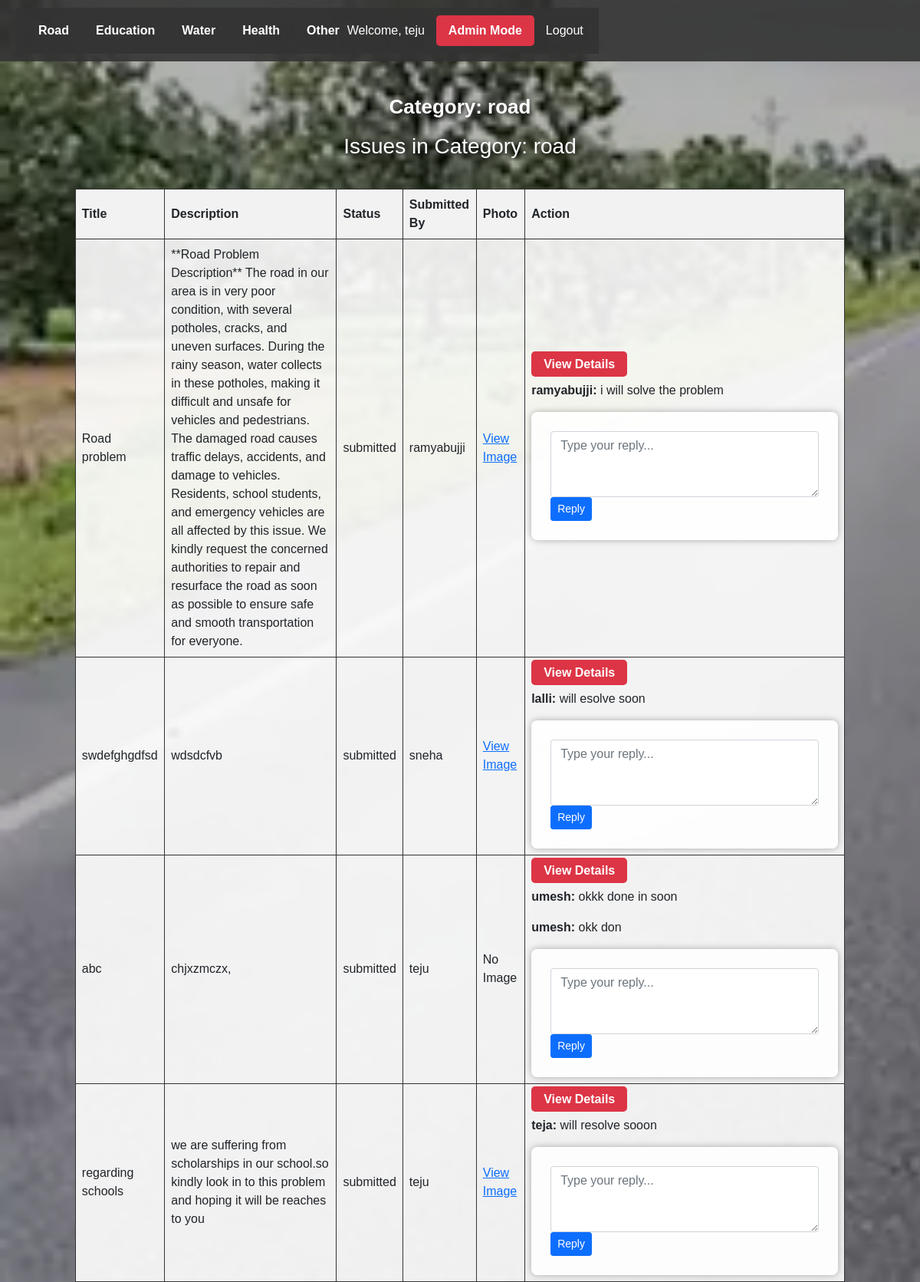
Page /categories/road/ (signed in) on the committed database.
### reports/models.py (models this page shows, shortened)
class Issue(models.Model):
    CATEGORY_CHOICES = [
        ('road', 'Road'),
        ('education', 'Education'),
        ('water', 'Water'),
        ('health', 'Health'),
        ('other', 'Other'),
    ]
    STATUS_CHOICES = [
        ('submitted', 'Submitted'),
        ('in_progress', 'In Progress'),
        ('resolved', 'Resolved'),
    ]
    title = models.CharField(max_length=200)
    description = models.TextField()
    photo = models.ImageField(upload_to='issues/', blank=True, null=True)
    category = models.CharField(max_length=50, choices=CATEGORY_CHOICES)
    custom_category = models.CharField(
        max_length=100,
        blank=True,
        null=True
    )
    status = models.CharField(
        max_length=50,
        choices=STATUS_CHOICES,
        default='submitted'
    )
    created_at = models.DateTimeField(auto_now_add=True)
    submitted_by = models.ForeignKey(
        User,
        on_delete=models.CASCADE
    )
    department = models.ForeignKey(
        Department,
        on_delete=models.SET_NULL,
        null=True,
        blank=True
    )

class Reply(models.Model):
    issue = models.ForeignKey(
        Issue,
        on_delete=models.CASCADE,
        related_name="replies"
    )
    author = models.ForeignKey(
        User,
        on_delete=models.CASCADE
    )
    message = models.TextField()
    created_at = models.DateTimeField(auto_now_add=True)
    is_admin_reply = models.BooleanField(default=True)

### reports/views.py (the view, shortened to what this page needs)
@login_required
def issues_by_category(request, category):
    categories = Issue.CATEGORY_CHOICES
    custom_categories = (
        Issue.objects
        .exclude(custom_category__isnull=True)
        .exclude(custom_category="")
        .values_list("custom_category", flat=True)
        .distinct()
    )
    issues = Issue.objects.filter(
        Q(category=category) |
        Q(custom_category=category)
    ).order_by("-created_at")
    reply_form = ReplyForm()
    return render(
        request,
        "reports/category_list.html",
        {
            "categories": categories,
            "custom_categories": custom_categories,
            "issues": issues,
            "selected_category": category,
            "reply_form": reply_form,
        }
    )

### reports/forms.py
class ReplyForm(forms.ModelForm):
    class Meta:
        model = Reply
        fields = ['message']
        widgets = {
            'message': forms.Textarea(
                attrs={
                    'rows': 3,
                    'class': 'form-control',
                    'placeholder': 'Type your reply...'
                }
            )
        }

### templates/reports/category_list.html (shortened to what this page needs)
{% load static %}
<!DOCTYPE html>
<html>
<head>
    <link href="https://cdn.jsdelivr.net/npm/bootstrap@5.1.3/dist/css/bootstrap.min.css" rel="stylesheet">
</head>
<body>
    <header>
       <header>
    <div class="categories">
        {% for code, name in categories %}
            <a href="{% url 'issues_by_category' code %}">
                {{ name }}
            </a>
        {% endfor %}
    </div>
    <div class="auth-links">
        {% if request.user.is_authenticated %}
            <span>Welcome, {{ request.user.username }}</span>
            {% if request.user.is_superuser %}
                <a href="{% url 'category_list' %}" class="admin-btn">
                    Admin Mode
                </a>
            {% endif %}
            <a href="{% url 'logout' %}">Logout</a>
        {% else %}
            <a href="{% url 'login' %}">Login</a>
            <a href="{% url 'signup' %}">Signup</a>
            <a href="{% url 'admin_login' %}" class="admin-btn">
                Admin Panel
            </a>
        {% endif %}
    </div>
</header>
    </header>
    <div class="container">
        {% if selected_category %}
    <div class="category-heading">Category: {{ selected_category }}</div>
        {% endif %}
        {% if issues %}
        <h3 style="color:#fff; text-shadow:2px 2px 6px rgba(0,0,0,0.8);">
            Issues in Category: {{ selected_category }}
        </h3>
        <table>
            <thead>
                <tr>
                    <th>Title</th><th>Description</th><th>Status</th>
                    <th>Submitted By</th><th>Photo</th><th>Action</th>
                </tr>
            </thead>
            <tbody>
                {% for issue in issues %}
                <tr>
                    <td>{{ issue.title }}</td>
                    <td>{{ issue.description }}</td>
                    <td>{{ issue.status }}</td>
                    <td>{{ issue.submitted_by.username }}</td>
                    <td>
                        {% if issue.photo %}
                          <a href="{{ issue.photo.url }}" target="_blank">View Image</a>
                        {% else %}
                          No Image
                        {% endif %}
                    </td>
                     <td>
        <a href="{% url 'issue_detail' issue.id %}" class="admin-btn">
            View Details
        </a>
    <div style="margin-top:10px;">
        {% if issue.replies.exists %}
            {% for reply in issue.replies.all %}
                <p><strong>{{ reply.author.username }}:</strong> {{ reply.message }}</p>
            {% endfor %}
        {% else %}
            <p>No replies yet</p>
        {% endif %}
    </div>
    {% if request.user.is_superuser %}
        <form method="post" style="margin-top:10px;">
            {{ reply_form.message }}
            <button type="submit" class="btn btn-sm btn-primary">Reply</button>
        </form>
    {% endif %}
</td>
                </tr>
                {% endfor %}
            </tbody>
        </table>
        {% endif %}
    </div>
</body>
</html>

### rows in the picture
Issue: title "Road problem", description "**Road Problem Description** The road in our area is in very poor condition, with several potholes, cracks, and uneven surfaces. During the rainy season, water collects in these potholes, making it difficult and unsafe for vehicles and pedestrians. The damaged road causes traffic delays, accidents, and damage to vehicles. Residents, school students, and emergency vehicles are all affected by this issue. We kindly request the concerned authorities to repair and resurface the road as soon as possible to ensure safe and smooth transportation for everyone.", status "submitted", submitted_by.username "ramyabujji"
Reply: author.username "ramyabujji", message "i will solve the problem"
Issue: title "swdefghgdfsd", description "wdsdcfvb", status "submitted", submitted_by.username "sneha"
Reply: author.username "lalli", message "will esolve soon"
Issue: title "abc", description "chjxzmczx,", status "submitted", submitted_by.username "teju", photo "No Image"
Reply: author.username "umesh", message "okkk done in soon"
Reply: author.username "umesh", message "okk don"
Issue: title "regarding schools", description "we are suffering from scholarships in our school.so kindly look in to this problem and hoping it will be reaches to you", status "submitted", submitted_by.username "teju"
Reply: author.username "teja", message "will resolve sooon"

### other values in the picture
{{ name }} "Road" "Education" "Water" "Health" "Other"
{{ request.user.username }} "teju"
{{ selected_category }} "road"
